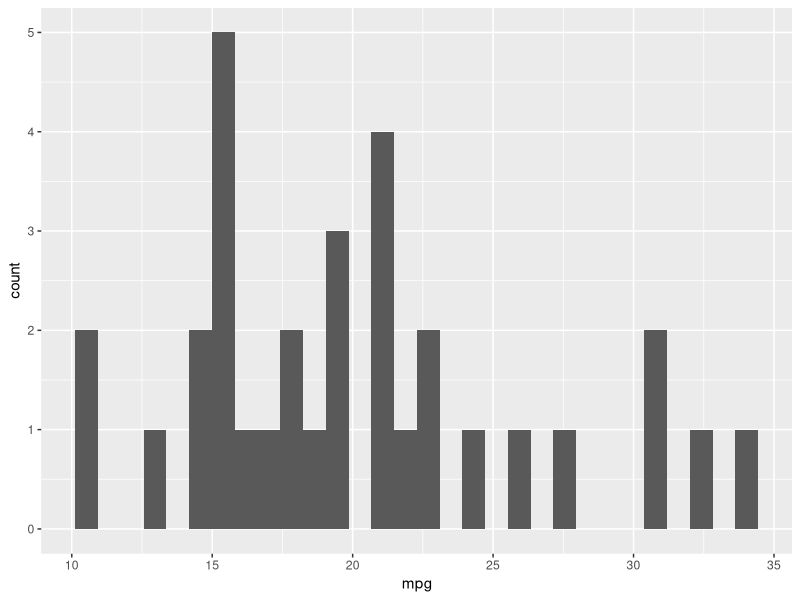
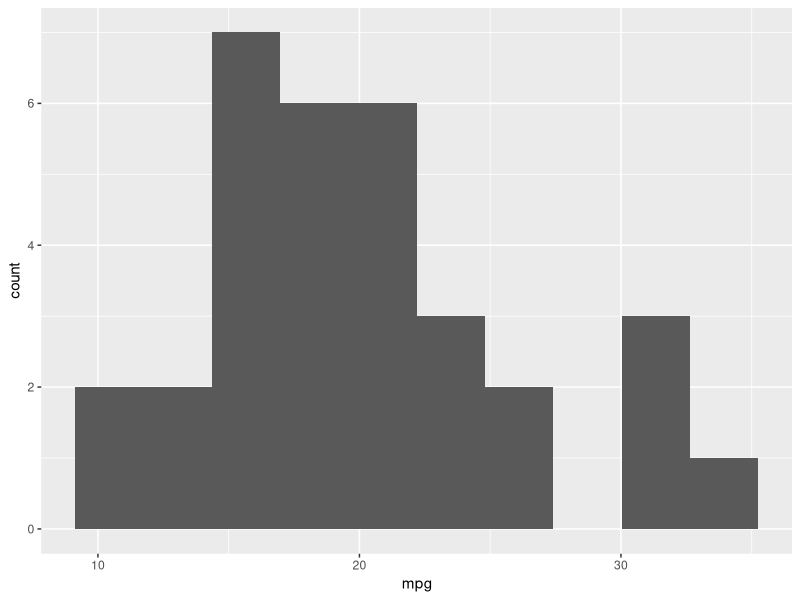
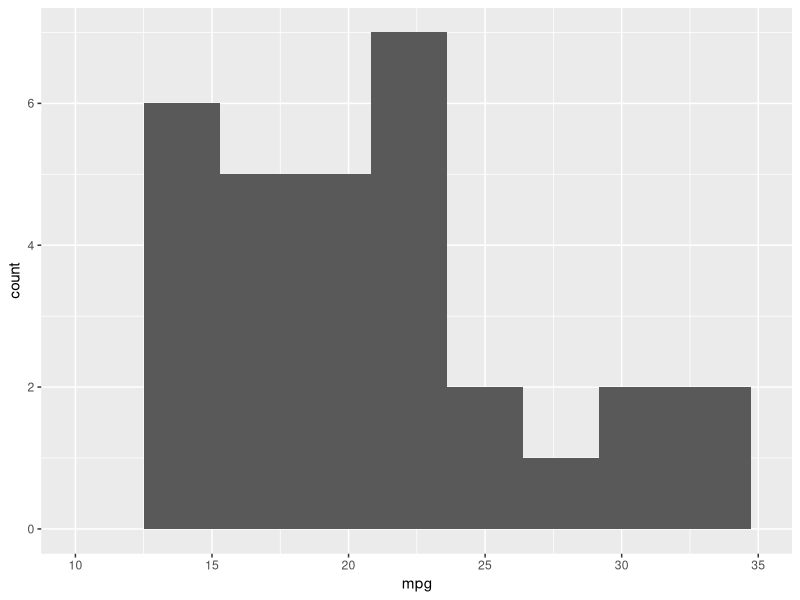
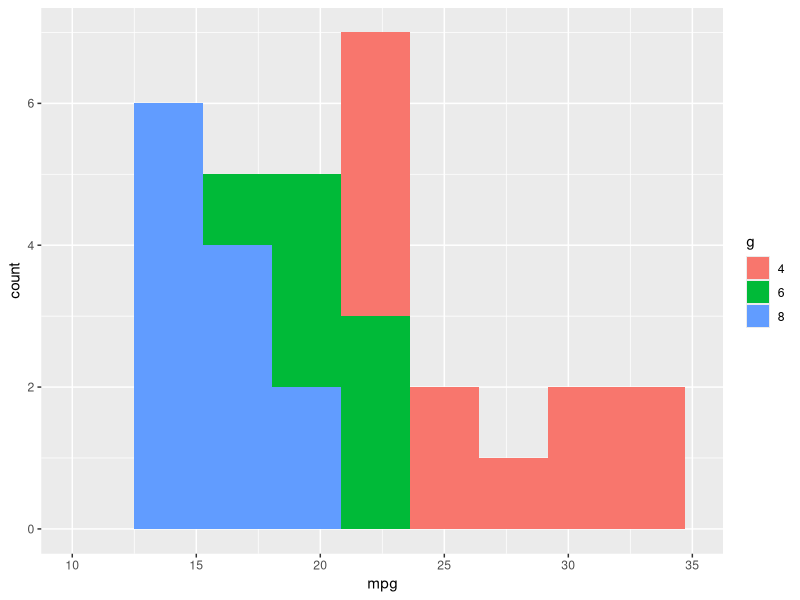
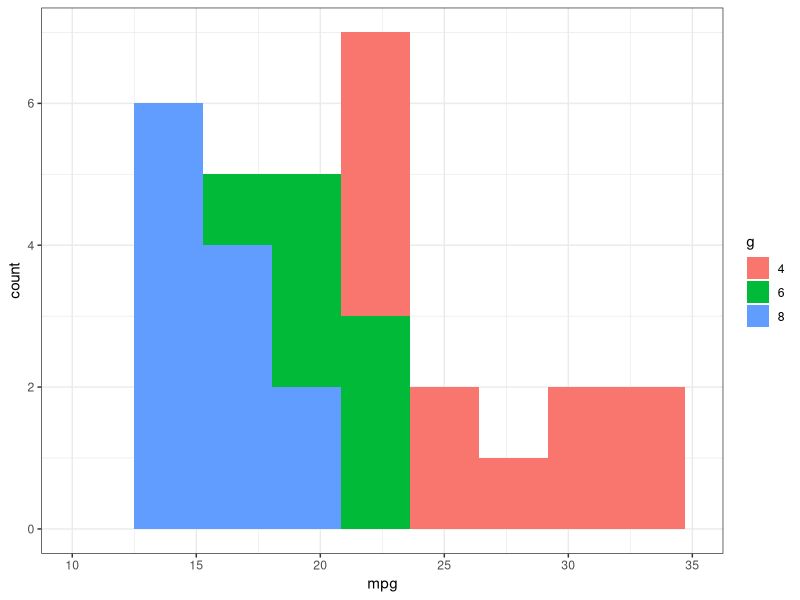
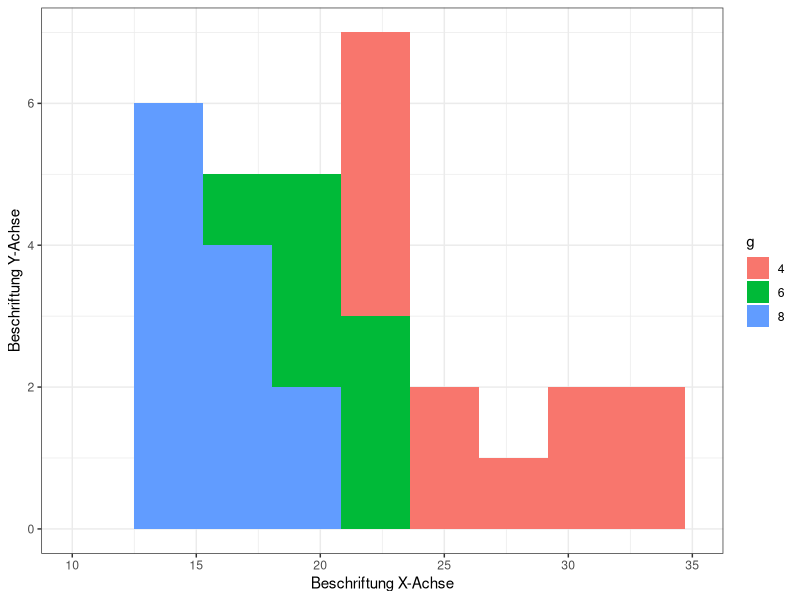
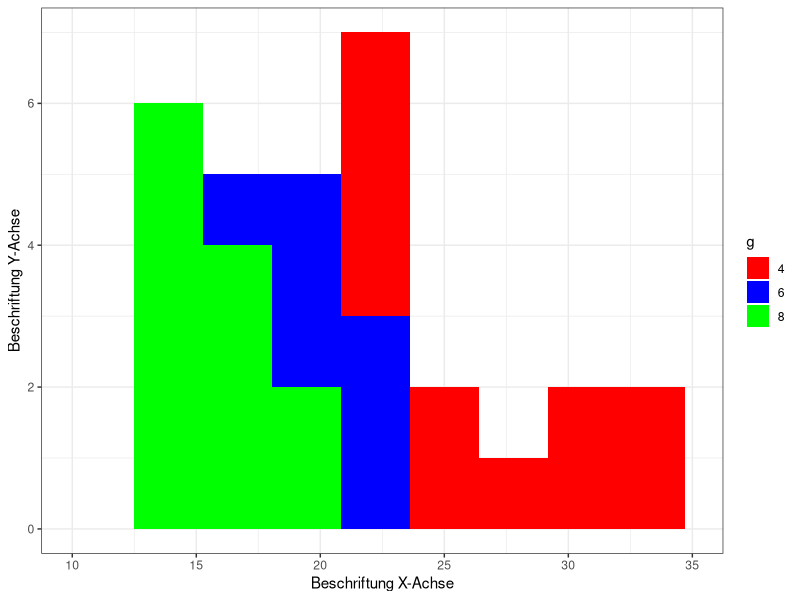
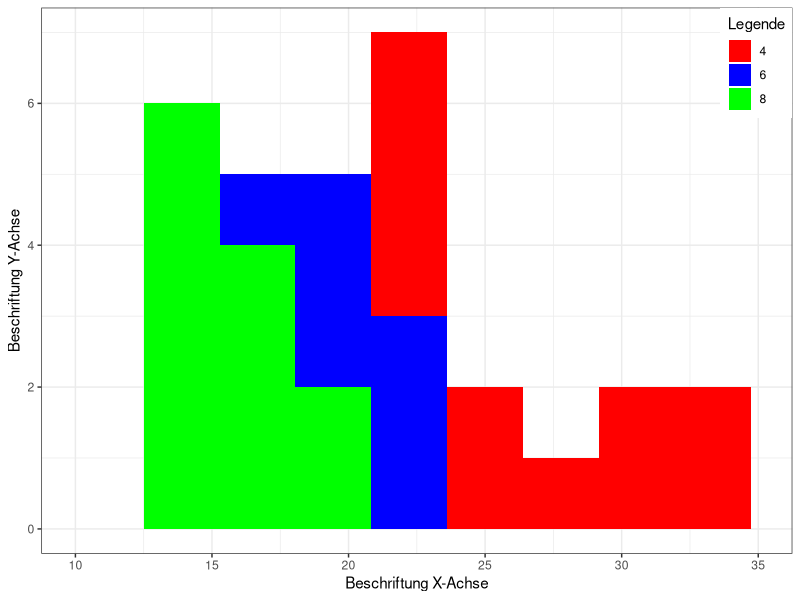

Generate these figures, in order, with R:
library(ggplot2)


#### Einfacher Plot ####

ggplot(
  mtcars,
  aes(mpg)
  ) +
  # Plottyp: Histogramm
  geom_histogram()


#### Kategoriebreite oder Kategoriemenge anpassen ####

ggplot(
  mtcars,
  aes(mpg)
  ) +
  geom_histogram(
    # Kategorienbreite
    #binwidth = 5
    # Kategoriemenge
    bins = 10
  )


#### Bildausschnitt anpassen ####

ggplot(
  mtcars,
  aes(mpg)
  ) +
  geom_histogram(
    bins = 10
  ) +
  # Bildausschnitt auf der X-Achse
  xlim(10,35)


#### Gefülltes Balkendiagramm ####

as.factor(mtcars$cyl) -> g

ggplot(
  mtcars,
  # Füllungsvariable nennen
  aes(mpg, fill = g)
  ) +
  geom_histogram(
    bins = 10
  ) +
  xlim(10,35)


#### Alternative Ansicht ####

ggplot(
  mtcars,
  aes(mpg, fill = g)
  ) +
  geom_histogram(
    bins = 10
  ) +
  xlim(10,35) +
  # Farbschema schwarz-weiß
  theme_bw()


#### Achsenbeschriftung ####

ggplot(
  mtcars,
  aes(mpg, fill = g)
  ) +
  geom_histogram(
    bins = 10
  ) +
  xlim(10,35) +
  theme_bw() +
  # Beschriftung einführen
  xlab("Beschriftung X-Achse") +
  ylab("Beschriftung Y-Achse")


#### Füllfarben ändern ####

ggplot(
  mtcars,
  aes(mpg, fill = g)
  ) +
  geom_histogram(
    bins = 10
  ) +
  xlim(10,35) +
  theme_bw() +
  xlab("Beschriftung X-Achse") +
  ylab("Beschriftung Y-Achse") +
  # Andere Farbsets
  #scale_fill_brewer("Set2")
  # Manuelle Farbwahl 
  scale_fill_manual(
    values = c(
      "4" = "red",
      "6" = "blue",
      "8" = "green"
    )
  )


#### Titel und Position der Legende ####

ggplot(
  mtcars,
  aes(mpg, fill = g)
  ) +
  geom_histogram(
    bins = 10
  ) +
  xlim(10,35) +
  theme_bw() +
  xlab("Beschriftung X-Achse") +
  ylab("Beschriftung Y-Achse") +
  scale_fill_manual(
    values = c(
      "4" = "red",
      "6" = "blue",
      "8" = "green"
    ), 
    # Titel der Legende
    name = "Legende"
  ) +
  # Position der Legende
  theme(
    legend.position = c(1,1),
    legend.justification = c(1,1)
  )
